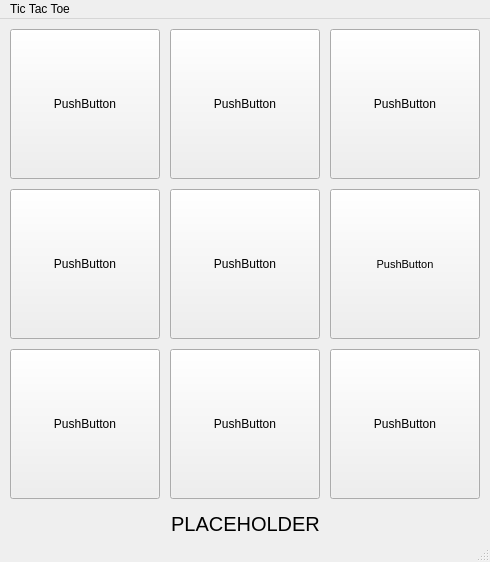
<?xml version="1.0" encoding="UTF-8"?>
<ui version="4.0">
 <class>MainWindow</class>
 <widget class="QMainWindow" name="MainWindow">
  <property name="geometry">
   <rect>
    <x>0</x>
    <y>0</y>
    <width>490</width>
    <height>562</height>
   </rect>
  </property>
  <property name="windowTitle">
   <string>Tic Tac Toe</string>
  </property>
  <widget class="QWidget" name="centralwidget">
   <widget class="QPushButton" name="pos0">
    <property name="geometry">
     <rect>
      <x>10</x>
      <y>10</y>
      <width>150</width>
      <height>150</height>
     </rect>
    </property>
    <property name="text">
     <string>PushButton</string>
    </property>
   </widget>
   <widget class="QPushButton" name="pos1">
    <property name="geometry">
     <rect>
      <x>170</x>
      <y>10</y>
      <width>150</width>
      <height>150</height>
     </rect>
    </property>
    <property name="text">
     <string>PushButton</string>
    </property>
   </widget>
   <widget class="QPushButton" name="pos2">
    <property name="geometry">
     <rect>
      <x>330</x>
      <y>10</y>
      <width>150</width>
      <height>150</height>
     </rect>
    </property>
    <property name="text">
     <string>PushButton</string>
    </property>
   </widget>
   <widget class="QPushButton" name="pos5">
    <property name="geometry">
     <rect>
      <x>330</x>
      <y>170</y>
      <width>150</width>
      <height>150</height>
     </rect>
    </property>
    <property name="font">
     <font>
      <pointsize>8</pointsize>
     </font>
    </property>
    <property name="text">
     <string>PushButton</string>
    </property>
    <property name="iconSize">
     <size>
      <width>16</width>
      <height>16</height>
     </size>
    </property>
   </widget>
   <widget class="QPushButton" name="pos3">
    <property name="geometry">
     <rect>
      <x>10</x>
      <y>170</y>
      <width>150</width>
      <height>150</height>
     </rect>
    </property>
    <property name="text">
     <string>PushButton</string>
    </property>
   </widget>
   <widget class="QPushButton" name="pos4">
    <property name="geometry">
     <rect>
      <x>170</x>
      <y>170</y>
      <width>150</width>
      <height>150</height>
     </rect>
    </property>
    <property name="text">
     <string>PushButton</string>
    </property>
   </widget>
   <widget class="QPushButton" name="pos7">
    <property name="geometry">
     <rect>
      <x>170</x>
      <y>330</y>
      <width>150</width>
      <height>150</height>
     </rect>
    </property>
    <property name="text">
     <string>PushButton</string>
    </property>
   </widget>
   <widget class="QPushButton" name="pos8">
    <property name="geometry">
     <rect>
      <x>330</x>
      <y>330</y>
      <width>150</width>
      <height>150</height>
     </rect>
    </property>
    <property name="text">
     <string>PushButton</string>
    </property>
   </widget>
   <widget class="QPushButton" name="pos6">
    <property name="geometry">
     <rect>
      <x>10</x>
      <y>330</y>
      <width>150</width>
      <height>150</height>
     </rect>
    </property>
    <property name="text">
     <string>PushButton</string>
    </property>
   </widget>
   <widget class="QLabel" name="statusLabel">
    <property name="geometry">
     <rect>
      <x>10</x>
      <y>489</y>
      <width>471</width>
      <height>31</height>
     </rect>
    </property>
    <property name="font">
     <font>
      <pointsize>15</pointsize>
     </font>
    </property>
    <property name="text">
     <string>PLACEHOLDER</string>
    </property>
    <property name="alignment">
     <set>Qt::AlignCenter</set>
    </property>
   </widget>
  </widget>
  <widget class="QStatusBar" name="statusbar"/>
  <widget class="QMenuBar" name="menubar">
   <property name="geometry">
    <rect>
     <x>0</x>
     <y>0</y>
     <width>490</width>
     <height>21</height>
    </rect>
   </property>
   <widget class="QMenu" name="menuTic_Tac_Toe">
    <property name="title">
     <string>Tic Tac Toe</string>
    </property>
   </widget>
   <addaction name="menuTic_Tac_Toe"/>
  </widget>
 </widget>
 <resources/>
 <connections/>
</ui>
